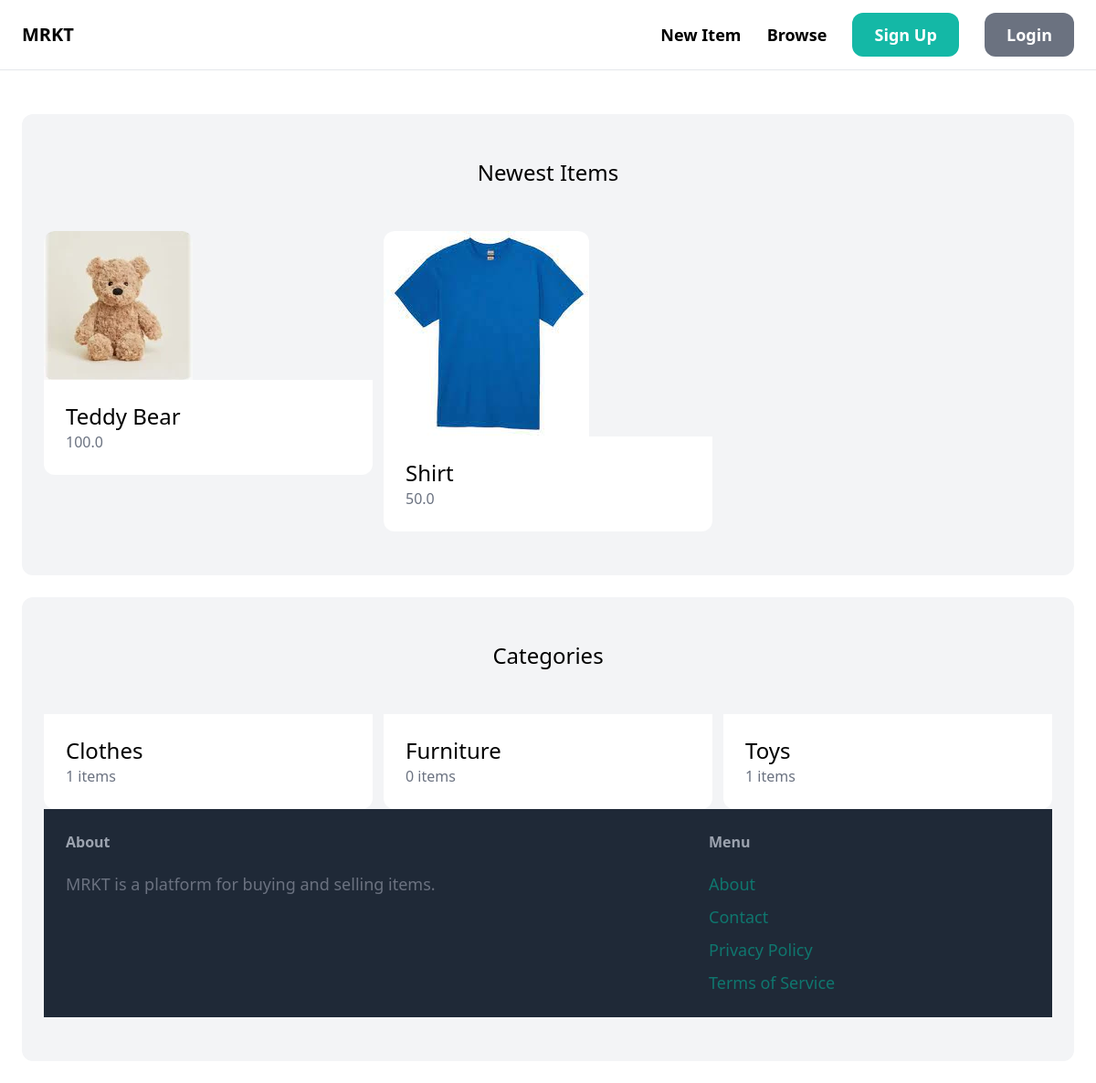
The app's page /, older data.
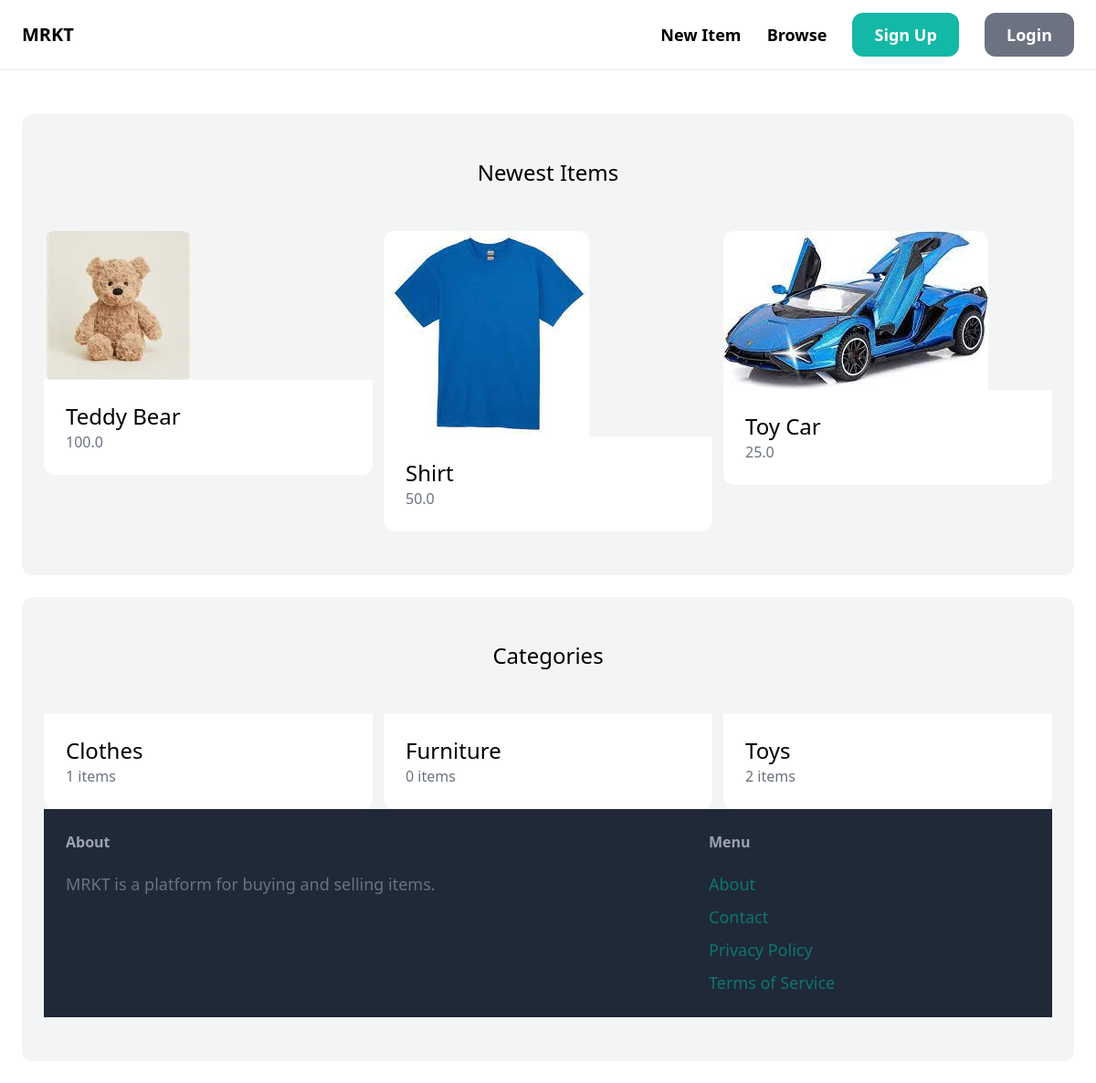
The same page, newer data.
### item/models.py (models this page shows, shortened)
class Item (models.Model):
    category = models.ForeignKey(Category, related_name='items', on_delete = models.CASCADE)
    name = models.CharField(max_length=255)
    description = models.TextField(blank = True, null = True)
    price = models.FloatField()
    image = models.ImageField(upload_to = 'item_images', blank = True, null = True)
    is_sold = models.BooleanField(default = False)
    created_at = models.DateTimeField(auto_now_add = True)
    created_by = models.ForeignKey(User, related_name='items', on_delete = models.CASCADE)

class Category(models.Model):
    name = models.CharField(max_length=255)
    class Meta:
        ordering = ['name',]
        verbose_name_plural = 'Categories'

### core/views.py (the view)
# urls.py: path('', views.index, name='index'),
def index(request):
    items = Item.objects.filter(is_sold = False)[0:6]
    Categories = Category.objects.all()
    return render(request, 'core/index.html', {
        'items': items,
        'categories': Categories
    })

### core/templates/core/index.html (shortened to what this page needs)
{% extends "core/base.html" %}
{% block content %}
    <div class="mt-6 px-6 py-12 bg-gray-100 rounded-xl">
        <h2 class="mb-12 text-2xl text-2xl text-center">Newest Items</h2>
        <div class="grid grid-cols-3 gap-3">
            {% for item in items %}
                <div>
                    <a href="{% url 'item:detail' item.id %}">
                        <div>
                            <img src="{{ item.image.url }}" class="rounded-t-xl">
                        </div>
                        <div class="p-6 bg-white rounded-b-xl">
                            <h2 class="text-2xl">{{ item.name }}</h2>
                            <p class="text-gray-500">{{ item.price }}</p>
                        </div>
                    </a>
                </div>
            {% endfor %}
        </div>
    </div>
    <div class="mt-6 px-6 py-12 bg-gray-100 rounded-xl">
        <h2 class="mb-12 text-2xl text-2xl text-center">Categories</h2>
        <div class="grid grid-cols-3 gap-3">
            {% for category in categories %}
                <div>
                    <a href="#">
                        <div class="p-6 bg-white rounded-b-xl">
                            <h2 class="text-2xl">{{ category.name }}</h2>
                            <p class="text-gray-500">{{ category.items.count }} items</p>
                        </div>
                    </a>
                </div>
            {% endfor %}
{% endblock %}

Row changes from the older to the newer data that the page shows:
added Item: image (picture), name "Toy Car", price "25.0"
computed for Category "Toys": items.count "1" → "2"
